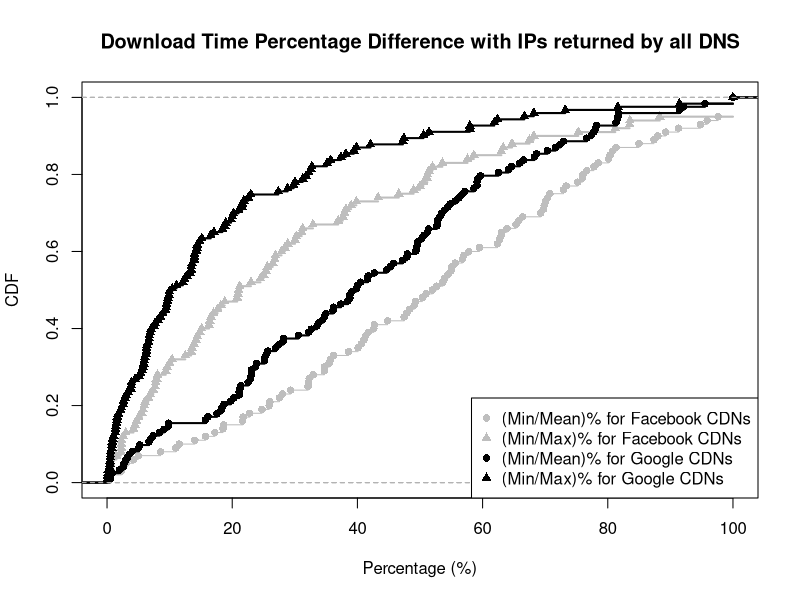

Generate this figure with R:
mean_min_f <- c(76.056338, 55.630276, 2.277088, 10.992366, 40.610284, 49.074976, 97.635605, 76.636255, 63.897570, 54.961832, 18.613082, 4.988453, 75.929291, 87.372014, 50.968430, 27.525968, 69.279833, 81.325301, 14.026885, 73.333333, 100.000000, 63.073852, 77.786318, 62.354964, 34.710744, 89.235487, 44.826824, 49.281314, 51.968504, 41.721854, 88.000000, 42.612098, 56.756757, 70.402513, 65.789661, 100.000000, 75.195508, 35.481767, 32.117049, 80.357143, 65.331665, 62.936404, 38.590542, 50.380737, 91.306686, 78.458011, 53.914692, 84.980989, 40.112800, 80.726539, 66.414075, 4.237727, 70.056912, 35.732724, 42.704626, 52.691614, 25.903128, 100.000000, 100.000000, 36.186584, 15.748031, 18.530806, 0.471906, 48.312281, 34.704986, 94.812779, 24.743446, 69.845560, 95.883777, 3.090077, 72.915320, 32.205368, 54.477612, 62.678063, 57.010871, 57.798165, 28.017144, 100.000000, 21.660768, 0.594476, 17.227118, 8.569624, 70.744289, 22.780083, 32.935656, 55.108153, 41.041084, 53.639472, 41.273101, 47.454775, 80.122324, 26.010526, 59.504132, 47.904192, 21.736292, 2.430044, 69.767442, 11.536081, 32.300852, 29.329333)

max_min_f <- c(50.000000, 13.584906, 0.609756, 7.407407, 5.574516, 24.513619, 88.301887, 51.437700, 37.660944, 26.470588, 2.311436, 0.553506, 57.593985, 75.294118, 43.300433, 16.588419, 58.600586, 68.181818, 2.283105, 12.500000, 100.000000, 31.102362, 50.549451, 17.000170, 5.046344, 81.200812, 39.000390, 10.000000, 37.931034, 13.432836, 64.705882, 9.379968, 39.837398, 52.000520, 30.235294, 100.000000, 67.500675, 25.600256, 9.600096, 53.571429, 28.855721, 28.400284, 18.800188, 4.479578, 83.480826, 26.782609, 38.164251, 51.202749, 26.900269, 27.881041, 63.000630, 3.000030, 25.358852, 13.900139, 31.250000, 32.900329, 14.200142, 100.000000, 100.000000, 20.800208, 8.064516, 15.100151, 0.100001, 16.300163, 7.900079, 63.302752, 2.300023, 25.000000, 83.544304, 0.200002, 30.031949, 5.742821, 2.564103, 46.610169, 4.700047, 14.847162, 6.052632, 100.000000, 6.600066, 0.400004, 2.200022, 1.500015, 21.015762, 7.663317, 16.400164, 5.940594, 17.666667, 10.409556, 20.937500, 14.417178, 51.171875, 6.900069, 36.923077, 22.988506, 4.223744, 0.520833, 48.979592, 7.800078, 21.200212, 18.200182)

mean_min_g <- c(53.440395, 45.754095, 36.111111, 2.694136, 3.258656, 34.954729, 47.197989, 81.533101, 68.614046, 76.636255, 58.619269, 59.270293, 22.538976, 18.678761, 4.038804, 55.657048, 45.303053, 39.151860, 23.057306, 18.364067, 21.231698, 81.325301, 3.556662, 40.000000, 64.138144, 2.600780, 77.786318, 38.474785, 23.047035, 40.510229, 22.998325, 20.224853, 23.741007, 41.721854, 34.767340, 44.676332, 72.390110, 22.897527, 64.667336, 5.022537, 52.893092, 33.540373, 25.183330, 38.795004, 28.098932, 56.713741, 95.530474, 100.000000, 51.357733, 52.802869, 27.429238, 28.183283, 57.168509, 70.364259, 53.914692, 65.943098, 34.467540, 36.172249, 59.110124, 8.376563, 59.113300, 1.950827, 62.536873, 71.654676, 19.755446, 42.704626, 49.639372, 6.699964, 53.201022, 56.241222, 38.795630, 9.785933, 7.373317, 0.457883, 30.560112, 21.110899, 54.442270, 15.700620, 50.302398, 50.655580, 66.552316, 2.912206, 72.915320, 32.205368, 54.838710, 39.841325, 32.621817, 49.404642, 21.360284, 17.570536, 100.000000, 5.234793, 0.552692, 9.100539, 78.048780, 33.789330, 9.832776, 51.184196, 25.690141, 26.904148, 52.691218, 81.708945, 37.364666, 59.675210, 77.385159, 25.213060, 49.697885, 18.184644, 91.457286, 68.282512, 47.964379, 78.183613, 25.429975, 41.635688, 92.126910, 47.904192, 81.655960, 16.130204, 0.818202, 49.340574, 7.001167, 21.105027, 23.869831)

max_min_g <- c(21.649485, 13.584906, 12.360179, 0.609756, 0.900901, 5.574516, 13.443396, 62.400000, 21.826809, 51.437700, 35.135135, 9.518773, 8.880309, 2.311436, 0.553506, 42.087912, 18.417266, 18.949672, 6.313282, 3.306276, 5.860006, 68.181818, 0.386548, 2.857143, 39.408867, 0.787402, 50.549451, 2.232729, 3.780864, 8.120008, 3.900004, 2.617801, 9.649123, 13.432836, 19.819820, 9.379968, 47.264574, 7.500000, 17.060367, 1.294118, 21.577089, 14.386189, 7.680768, 12.113796, 5.330372, 31.797235, 91.443388, 100.000000, 28.855721, 13.998943, 13.276836, 4.479578, 14.249748, 18.803419, 38.164251, 35.731415, 11.101940, 9.929078, 13.966480, 6.300006, 22.556391, 0.533144, 15.142857, 47.428571, 3.037587, 31.250000, 20.038536, 1.420001, 29.806688, 39.861377, 14.783227, 3.861004, 1.788040, 0.020296, 5.127399, 1.610601, 32.721713, 1.645207, 13.987474, 9.895052, 37.379576, 0.196657, 30.031949, 5.742821, 2.564103, 27.363184, 0.470000, 6.621227, 6.052632, 0.850001, 100.000000, 1.502048, 0.064967, 0.762829, 57.971014, 12.751678, 1.043841, 21.015762, 7.033998, 6.710311, 5.940594, 57.954545, 16.562500, 10.409556, 61.864407, 9.476662, 14.417178, 6.891068, 81.614350, 32.587065, 20.190020, 66.666667, 6.221821, 9.722222, 73.202614, 22.988506, 32.231405, 0.473146, 0.178571, 6.751055, 1.355108, 8.503811, 6.390449)

mean_min_val_f = ecdf(mean_min_f)
max_min_val_f = ecdf(max_min_f)
mean_min_val_g = ecdf(mean_min_g)
max_min_val_g = ecdf(max_min_g)

plot(mean_min_val_f, lty=1, col="grey", pch = 16, xlab="Percentage (%)", ylab="CDF", main="Download Time Percentage Difference with IPs returned by all DNS", xlim=c(0, 100))
lines(max_min_val_f, pch = 17, col="grey", lwd = 2)
lines(mean_min_val_g, pch = 16, col="black", lwd = 2)
lines(max_min_val_g, pch = 17, col="black", lwd = 2)

legend("bottomright",  pch = c(16, 17, 16, 17), legend = c("(Min/Mean)% for Facebook CDNs", "(Min/Max)% for Facebook CDNs", "(Min/Mean)% for Google CDNs", "(Min/Max)% for Google CDNs"), col=c("grey", "grey", "black", "black"))
